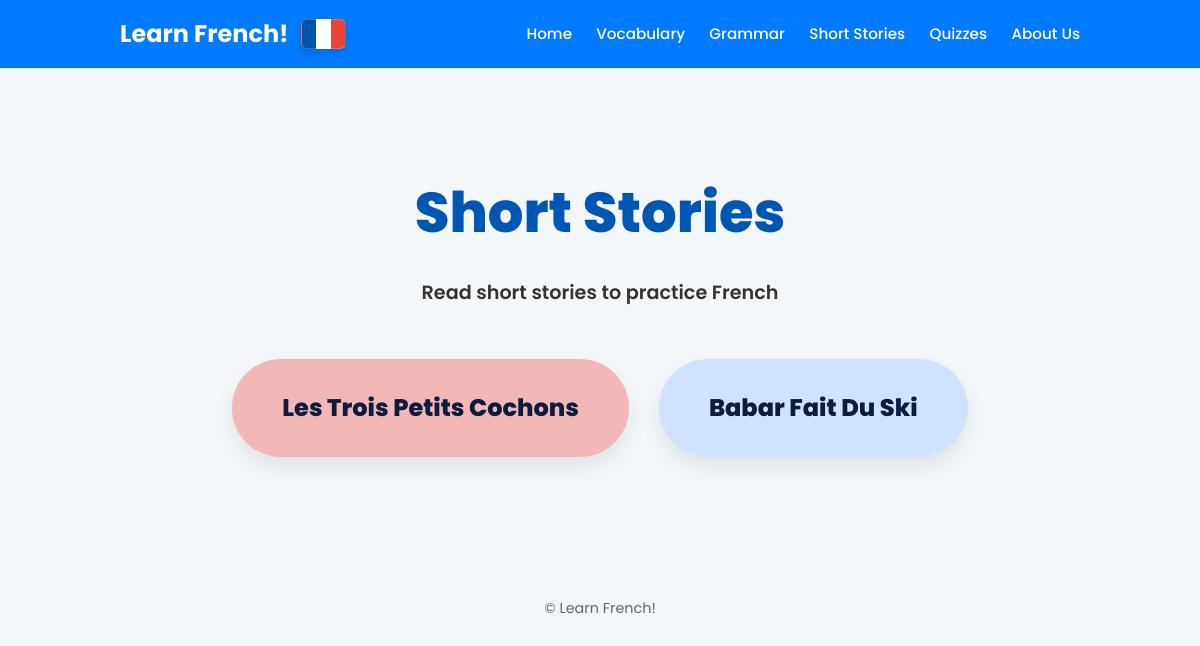
The page /stories on the database its author committed.
### app/models.py (models this page shows)
class ShortStory(db.Model):
    id = db.Column(db.Integer, primary_key=True)
    title = db.Column(db.String(200), nullable=False)
    content = db.Column(db.Text, nullable=False)
    created_at = db.Column(db.DateTime, default=datetime.utcnow)

### app/routes.py (the view)
@bp.route("/stories")
def stories():
    stories = ShortStory.query.all()
    return render_template("stories.html", stories=stories)

### app/templates/stories.html (shortened to what this page needs)
{% extends "base.html" %}
{% block content %}
<section class="stories-section">
  <div class="stories-header">
    <h1>Short Stories</h1>
    <p class="lead">Read short stories to practice French</p>
  </div>
  <div class="stories-grid">
    {% for story in stories %}
    <a href="{{ url_for('main.story_detail', story_id=story.id) }}" class="story-bubble">
      <h3>{{ story.title }}</h3>
    </a>
    {% else %}
    <p>No stories found. Add some to the database!</p>
    {% endfor %}
  </div>
</section>
{% endblock %}

### app/static/css/style.css (style rules this page uses)
:root { --blue: #0055A4; --red: #EF4135; --light-blue: #cfe2ff; --light-pink: #ffd6e8; --light-green: #bde3e3; --bg: #eef4ff; --text: #0d1b3d; }
:root { --primary-blue: #007bff; --dark-blue: #0056b3; --text-dark: #333; --text-muted: #666; --bg-light: #f4f7f9; --white: #ffffff; --border-radius-lg: 15px; --border-radius-pill: 50px; --shadow-soft: 0 4px 6px rgba(0, 0, 0, 0.05); }
* { box-sizing: border-box; margin: 0; padding: 0; }
body { font-family: 'Poppins', 'Nunito', sans-serif; background-color: var(--bg-light); color: var(--text-dark); line-height: 1.6; }
.lead { text-align: center; color: var(--text-muted); font-size: 1.1rem; margin-bottom: 30px; }
.lead { text-align: center; font-size: 1.1rem; font-weight: 600; color: #111; margin-bottom: 50px; }
.stories-section { padding: 60px 0 100px; text-align: center; }
.stories-header h1 { font-size: 3.5rem; font-weight: 800; color: var(--dark-blue); margin-bottom: 20px; }
.stories-header .lead { font-size: 1.2rem; color: var(--text-dark); font-weight: 600; margin-bottom: 50px; }
.stories-grid { display: flex; flex-wrap: wrap; justify-content: center; gap: 30px; margin: 0 auto; max-width: 1000px; }
.story-bubble { padding: 30px 50px; min-width: 300px; border-radius: 50px; text-decoration: none; display: flex; justify-content: center; align-items: center; transition: all 0.3s cubic-bezier(0.175, 0.885, 0.32, 1.275); box-shadow: 0 10px 20px rgba(0, 0, 0, 0.08); cursor: pointer; }
.story-bubble h3 { font-size: 1.5rem; font-weight: 800; margin: 0; color: #0d1b3d; }
.stories-grid a:nth-child(3n+1) { background-color: #f3b7b7; color: #842029; }
.stories-grid a:nth-child(3n+2) { background-color: #cfe2ff; color: #084298; }

### rows shown on the page
ShortStory: title "Les Trois Petits Cochons"
ShortStory: title "Babar Fait Du Ski"
